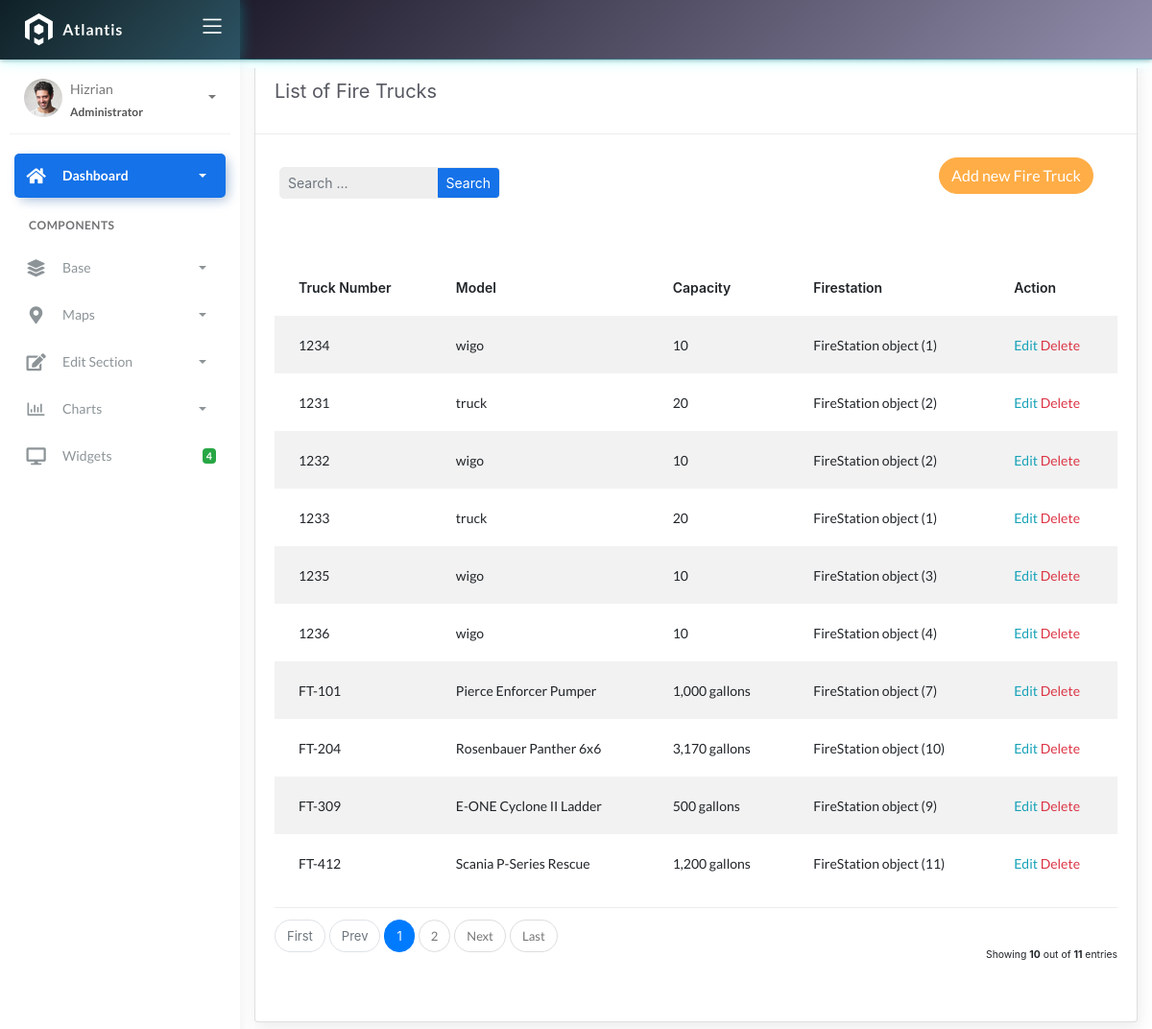
/firetrucks/, run on the app's committed database.
### fire/models.py (models this page shows)
class BaseModel(models.Model):
    created_at = models.DateTimeField(auto_now_add=True, db_index=True)
    updated_at = models.DateTimeField(auto_now=True)
    class Meta:
        abstract = True

class FireTruck(BaseModel):
    truck_number = models.CharField(max_length=150)
    model = models.CharField(max_length=150)
    capacity = models.CharField(max_length=150)
    station = models.ForeignKey(FireStation, on_delete=models.CASCADE)

class FireStation(BaseModel):
    name = models.CharField(max_length=150)
    latitude = models.DecimalField(
        max_digits=22, decimal_places=16, null=True, blank=True)
    longitude = models.DecimalField(
        max_digits=22, decimal_places=16, null=True, blank=True)
    address = models.CharField(max_length=150)
    city = models.CharField(max_length=150)
    country = models.CharField(max_length=150)

### fire/views.py (the view)
# urls.py: path('firetrucks/', FireTruckListView.as_view(), name='firetruck-list'),
class FireTruckListView(ListView):
    model = FireTruck
    template_name = 'firetruck_list.html'
    context_object_name = 'object_list'
    paginate_by = 10
    def get_queryset(self, *args, **kwargs):
        qs = super().get_queryset(*args, **kwargs)
        query = self.request.GET.get("q")
        if query:
            qs = qs.filter(
                Q(truck_number__icontains=query) |
                Q(model__icontains=query)
            )
        return qs

### templates/firetruck_list.html (shortened to what this page needs)
{% extends 'base.html' %}
{% load static %}
{% block content %}
<div class="content">
    <div class="container-fluid">
        <div class="row">
            <div class="col-md-12">
                <div class="card">
                   <div class="card-header">
                       <div class="card-title">List of Fire Trucks</div>
                   </div>
                   <br>
                   <div class="col-md-12 row">
                       <div class="col-md-4">
                           <form class="navbar-left navbar-form nav-search mr-md-3" action="{% url 'firetruck-list' %}">
                               <div class="form-group">
                                   <div class="input-group">
                                       <input type="text" id="search" placeholder="Search ..." class="form-control form-control-sm" name="q" value="{{ request.GET.q|default_if_none:'' }}" />
                                       <div class="input-group-append">
                                           <button class="btn btn-sm btn-primary" type="submit">Search</button>
                                       </div>
                                   </div>
                               </div>
                           </form>
                       </div>
                       <div class="col-md-2"></div>
                       <div class="col-md-6">
                           <div class="pull-right">
                               <a href="{% url 'firetruck-add' %}" class="btn btn-warning btn-rounded">Add new Fire Truck</a>
                           </div>
                       </div>
                   </div>
                   <div class="card-body">
                       <table class="table table-striped mt-3">
                           <thead>
                               <tr>
                                   <th scope="col">Truck Number</th>
                                   <th scope="col">Model</th>
                                   <th scope="col">Capacity</th>
                                   <th scope="col">Firestation</th>
                                   <th scope="col">Action</th>
                               </tr>
                           </thead>
                           <tbody>
                               {% for object in object_list %}
                               <tr>
                                   <td>{{ object.truck_number }}</td>
                                   <td>{{ object.model }}</td>
                                   <td>{{ object.capacity|default_if_none:"N/A" }}</td>
                                   <td>{{ object.station|default_if_none:"Unassigned" }}</td>
                                   <td>
                                       <a href="{% url 'firetruck-update' object.id %}" class="text-info">Edit</a>
                                       <a href="{% url 'firetruck-delete' object.id %}" class="text-danger">Delete</a>
                                   </td>
                               </tr>
                               {% empty %}
                               <tr>
                                   <td colspan="7" style="text-align: center">
                                       <p class="text-sm font-weight-bold mb-0">No Records Found.</p>
                                   </td>
                               </tr>
                               {% endfor %}
                           </tbody>
                       </table>
                       {% include 'includes/pagination.html' %}
                   </div>
                </div>
            </div>
        </div>
    </div>
</div>
{% endblock %}

### data on the page
FireTruck: truck_number "1234", model "wigo", capacity "10", station "FireStation object (1)"
FireTruck: truck_number "1231", model "truck", capacity "20", station "FireStation object (2)"
FireTruck: truck_number "1232", model "wigo", capacity "10", station "FireStation object (2)"
FireTruck: truck_number "1233", model "truck", capacity "20", station "FireStation object (1)"
FireTruck: truck_number "1235", model "wigo", capacity "10", station "FireStation object (3)"
FireTruck: truck_number "1236", model "wigo", capacity "10", station "FireStation object (4)"
FireTruck: truck_number "FT-101", model "Pierce Enforcer Pumper", capacity "1,000 gallons", station "FireStation object (7)"
FireTruck: truck_number "FT-204", model "Rosenbauer Panther 6x6", capacity "3,170 gallons", station "FireStation object (10)"
FireTruck: truck_number "FT-309", model "E-ONE Cyclone II Ladder", capacity "500 gallons", station "FireStation object (9)"
FireTruck: truck_number "FT-412", model "Scania P-Series Rescue", capacity "1,200 gallons", station "FireStation object (11)"

### other printed values
{{ page_num }} "1"
{{ page_num }} "2"
{{ object_list.count }} "10"
{{ paginator.count }} "11"
